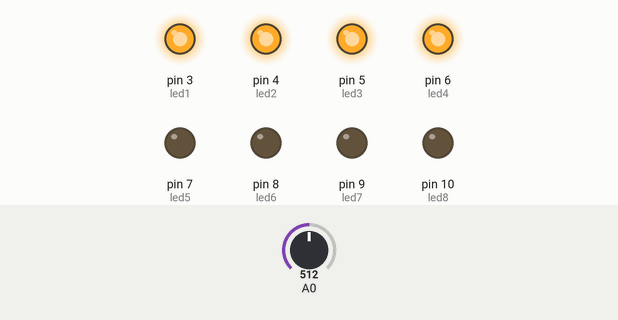
Simulated run of this sketch. Board: Arduino Uno, built with avr-gcc and run on an emulated ATmega328P. On the bench: output pins drawn as LEDs (lit = HIGH). Inputs (shaded band) come from the test bench; at power-on: A0 = 512.

Above: at 1.2 s.
1.3 s: A0 set to 520
At 1.9 s:
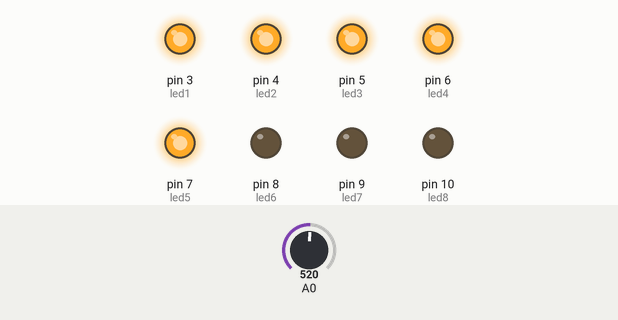
2.8 s: A0 set to 625
4.3 s: A0 set to 653
At 5.4 s:
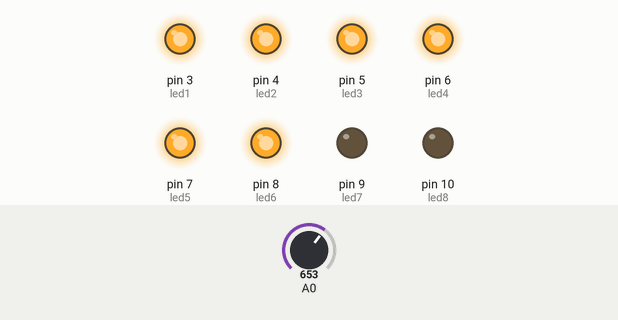
5.8 s: A0 set to 750
7.3 s: A0 set to 787
At 7.7 s:
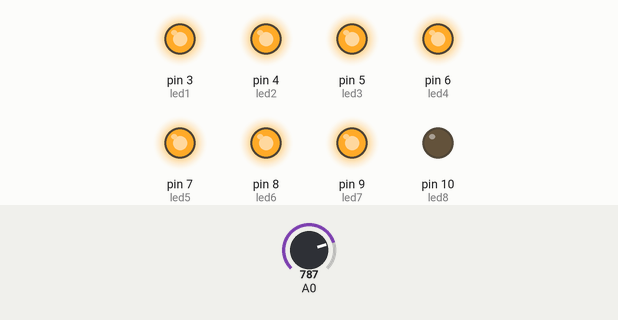
8.8 s: A0 set to 716
At 10.0 s:
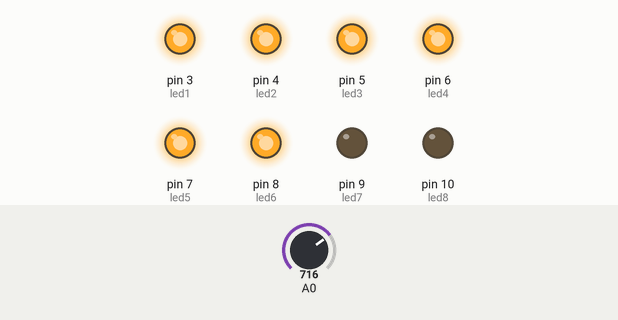
Timing chart, 0 to 11.3 s (numbered marks = the images above; inputs shaded):
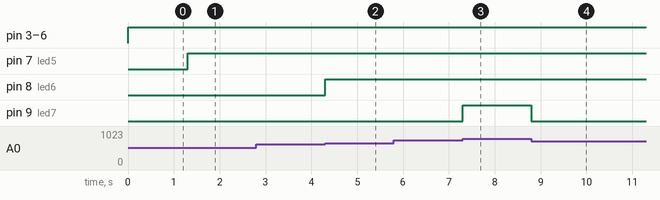

Measured:
- the behaviour switches between 512 and 513 on A0 (found by bisection; images 0 and 1)
- the behaviour switches between 640 and 641 on A0 (found by bisection; images 1 and 2)
- the behaviour switches between 768 and 769 on A0 (found by bisection; images 2 and 3)
- after the input at 1.3 s, pin 7 (led5): LOW → HIGH at once
- after the input at 2.8 s, every drawn part: stays the same
- after the input at 4.3 s, pin 8 (led6): LOW → HIGH at once
- after the input at 5.8 s, every drawn part: stays the same
- after the input at 7.3 s, pin 9 (led7): LOW → HIGH at once
- after the input at 8.8 s, pin 9 (led7): HIGH → LOW at once

The sketch:

Potenciometro03.ino
```cpp
const int led1 = 3;
const int led2 = 4;
const int led3 = 5;
const int led4 = 6;
const int led5 = 7;
const int led6 = 8;
const int led7 = 9;
const int led8 = 10;
int potValue = 0;

unsigned long time = 0;

void setup() {
  // put your setup code here, to run once:
Serial.begin(115200);
pinMode(led1,OUTPUT);
pinMode(led2,OUTPUT);
pinMode(led3,OUTPUT);
pinMode(led4,OUTPUT);
pinMode(led5,OUTPUT);
pinMode(led6,OUTPUT);
pinMode(led7,OUTPUT);
pinMode(led8,OUTPUT);

}

void turnOffOnLeds(int led1_state,int led2_state,int led3_state,int led4_state,int led5_state,int led6_state,int led7_state,int led8_state){
digitalWrite(led1,led1_state);
digitalWrite(led2,led2_state);
digitalWrite(led3,led3_state);
digitalWrite(led4,led4_state);
digitalWrite(led5,led5_state);
digitalWrite(led6,led6_state);
digitalWrite(led7,led7_state);
digitalWrite(led8,led8_state);
}
void intervaluePotLeds(int potent)
{
(potent <= 0)?turnOffOnLeds(LOW,LOW,LOW,LOW,LOW,LOW,LOW,LOW):
((potent > 0 && potent <= 128)?turnOffOnLeds(HIGH,LOW,LOW,LOW,LOW,LOW,LOW,LOW):
((potent > 128 && potent <= 128*2)?turnOffOnLeds(HIGH,HIGH,LOW,LOW,LOW,LOW,LOW,LOW):
((potent > 128*2 && potent <= 128*3)?turnOffOnLeds(HIGH,HIGH,HIGH,LOW,LOW,LOW,LOW,LOW):
((potent > 128*3 && potent <= 128*4)?turnOffOnLeds(HIGH,HIGH,HIGH,HIGH,LOW,LOW,LOW,LOW):
((potent > 128*4 && potent <= 128*5)?turnOffOnLeds(HIGH,HIGH,HIGH,HIGH,HIGH,LOW,LOW,LOW):
((potent > 128*5 && potent <= 128*6)?turnOffOnLeds(HIGH,HIGH,HIGH,HIGH,HIGH,HIGH,LOW,LOW):
((potent > 128*6 && potent <= 128*7)?turnOffOnLeds(HIGH,HIGH,HIGH,HIGH,HIGH,HIGH,HIGH,LOW):
turnOffOnLeds(HIGH,HIGH,HIGH,HIGH,HIGH,HIGH,HIGH,HIGH))))))));
}
void loop() {
  // put your main code here, to run repeatedly:
potValue = analogRead(A0);
//Serial.println(potValue);
intervaluePotLeds(potValue);
}
```
